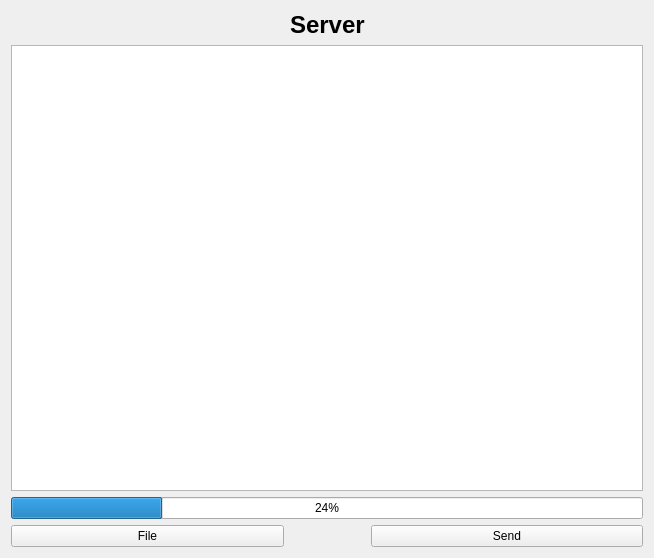
<?xml version="1.0" encoding="UTF-8"?>
<ui version="4.0">
 <class>ServerWidget</class>
 <widget class="QWidget" name="ServerWidget">
  <property name="geometry">
   <rect>
    <x>0</x>
    <y>0</y>
    <width>654</width>
    <height>558</height>
   </rect>
  </property>
  <property name="windowTitle">
   <string>ServerWidget</string>
  </property>
  <layout class="QGridLayout" name="gridLayout">
   <item row="0" column="0">
    <spacer name="horizontalSpacer">
     <property name="orientation">
      <enum>Qt::Horizontal</enum>
     </property>
     <property name="sizeHint" stdset="0">
      <size>
       <width>264</width>
       <height>20</height>
      </size>
     </property>
    </spacer>
   </item>
   <item row="0" column="1">
    <widget class="QLabel" name="label">
     <property name="text">
      <string>&lt;h1&gt;Server&lt;/h1&gt;</string>
     </property>
    </widget>
   </item>
   <item row="0" column="2">
    <spacer name="horizontalSpacer_2">
     <property name="orientation">
      <enum>Qt::Horizontal</enum>
     </property>
     <property name="sizeHint" stdset="0">
      <size>
       <width>264</width>
       <height>20</height>
      </size>
     </property>
    </spacer>
   </item>
   <item row="1" column="0" colspan="3">
    <widget class="QTextBrowser" name="textBrowser"/>
   </item>
   <item row="2" column="0" colspan="3">
    <widget class="QProgressBar" name="progressBar">
     <property name="value">
      <number>24</number>
     </property>
    </widget>
   </item>
   <item row="3" column="0">
    <widget class="QPushButton" name="fileButton">
     <property name="text">
      <string>File</string>
     </property>
    </widget>
   </item>
   <item row="3" column="2">
    <widget class="QPushButton" name="sendButton">
     <property name="text">
      <string>Send</string>
     </property>
    </widget>
   </item>
  </layout>
 </widget>
 <resources/>
 <connections/>
</ui>
